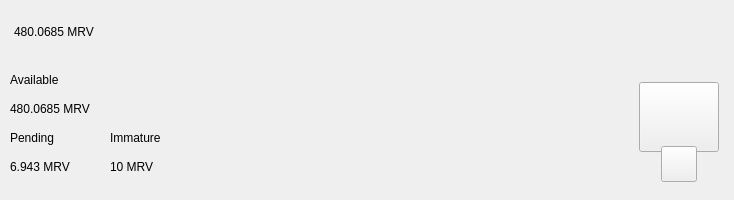
<?xml version="1.0" encoding="UTF-8"?>
<ui version="4.0">
 <class>TopBar</class>
 <widget class="QWidget" name="TopBar">
  <property name="geometry">
   <rect>
    <x>0</x>
    <y>0</y>
    <width>734</width>
    <height>200</height>
   </rect>
  </property>
  <property name="minimumSize">
   <size>
    <width>0</width>
    <height>200</height>
   </size>
  </property>
  <property name="maximumSize">
   <size>
    <width>16777215</width>
    <height>200</height>
   </size>
  </property>
  <property name="windowTitle">
   <string>Form</string>
  </property>
  <layout class="QVBoxLayout" name="verticalLayout_10" stretch="0">
   <property name="spacing">
    <number>0</number>
   </property>
   <property name="leftMargin">
    <number>0</number>
   </property>
   <property name="topMargin">
    <number>0</number>
   </property>
   <property name="rightMargin">
    <number>0</number>
   </property>
   <property name="bottomMargin">
    <number>0</number>
   </property>
   <item>
    <widget class="PFBorderImage" name="containerTop">
     <layout class="QVBoxLayout" name="verticalLayout_11">
      <property name="spacing">
       <number>0</number>
      </property>
      <property name="leftMargin">
       <number>0</number>
      </property>
      <property name="topMargin">
       <number>0</number>
      </property>
      <property name="rightMargin">
       <number>0</number>
      </property>
      <property name="bottomMargin">
       <number>0</number>
      </property>
      <item>
       <widget class="QWidget" name="top_container_2" native="true">
        <property name="minimumSize">
         <size>
          <width>0</width>
          <height>65</height>
         </size>
        </property>
        <layout class="QHBoxLayout" name="top_container">
         <property name="spacing">
          <number>0</number>
         </property>
         <property name="leftMargin">
          <number>14</number>
         </property>
         <property name="topMargin">
          <number>0</number>
         </property>
         <property name="rightMargin">
          <number>14</number>
         </property>
         <property name="bottomMargin">
          <number>0</number>
         </property>
         <item alignment="Qt::AlignVCenter">
          <widget class="QWidget" name="widgetTopAmount" native="true">
           <property name="sizePolicy">
            <sizepolicy hsizetype="Preferred" vsizetype="Maximum">
             <horstretch>0</horstretch>
             <verstretch>0</verstretch>
            </sizepolicy>
           </property>
           <layout class="QHBoxLayout" name="horizontalLayout_5">
            <property name="spacing">
             <number>0</number>
            </property>
            <property name="leftMargin">
             <number>0</number>
            </property>
            <property name="topMargin">
             <number>0</number>
            </property>
            <property name="rightMargin">
             <number>0</number>
            </property>
            <property name="bottomMargin">
             <number>0</number>
            </property>
            <item alignment="Qt::AlignTop">
             <widget class="QLabel" name="labelAmountTopMrv">
              <property name="minimumSize">
               <size>
                <width>0</width>
                <height>36</height>
               </size>
              </property>
              <property name="styleSheet">
               <string notr="true">padding:0px;margin:0px;</string>
              </property>
              <property name="text">
               <string notr="true">480.0685 MRV</string>
              </property>
             </widget>
            </item>
           </layout>
          </widget>
         </item>
         <item>
          <spacer name="horizontalSpacer">
           <property name="orientation">
            <enum>Qt::Horizontal</enum>
           </property>
           <property name="sizeHint" stdset="0">
            <size>
             <width>40</width>
             <height>20</height>
            </size>
           </property>
          </spacer>
         </item>
         <item>
          <layout class="QHBoxLayout" name="horizontalLayout_4">
           <property name="spacing">
            <number>12</number>
           </property>
           <property name="rightMargin">
            <number>0</number>
           </property>
           <item alignment="Qt::AlignRight">
            <widget class="QWidget" name="layoutSync" native="true">
             <property name="minimumSize">
              <size>
               <width>0</width>
               <height>36</height>
              </size>
             </property>
             <property name="maximumSize">
              <size>
               <width>16777215</width>
               <height>36</height>
              </size>
             </property>
             <layout class="QVBoxLayout" name="verticalLayout_9">
              <property name="leftMargin">
               <number>0</number>
              </property>
              <property name="topMargin">
               <number>0</number>
              </property>
              <property name="rightMargin">
               <number>0</number>
              </property>
              <property name="bottomMargin">
               <number>0</number>
              </property>
              <item>
               <widget class="ExpandableButton" name="pushButtonSync" native="true">
                <property name="minimumSize">
                 <size>
                  <width>36</width>
                  <height>36</height>
                 </size>
                </property>
                <property name="maximumSize">
                 <size>
                  <width>16777215</width>
                  <height>36</height>
                 </size>
                </property>
               </widget>
              </item>
             </layout>
            </widget>
           </item>
           <item>
            <widget class="ExpandableButton" name="pushButtonHDUpgrade" native="true">
             <property name="minimumSize">
              <size>
               <width>36</width>
               <height>36</height>
              </size>
             </property>
            </widget>
           </item>
           <item>
            <widget class="ExpandableButton" name="pushButtonStack" native="true">
             <property name="minimumSize">
              <size>
               <width>36</width>
               <height>36</height>
              </size>
             </property>
            </widget>
           </item>
           <item>
            <widget class="ExpandableButton" name="pushButtonColdStaking" native="true">
             <property name="minimumSize">
              <size>
               <width>36</width>
               <height>36</height>
              </size>
             </property>
            </widget>
           </item>
           <item>
            <widget class="ExpandableButton" name="pushButtonConnection" native="true">
             <property name="minimumSize">
              <size>
               <width>36</width>
               <height>36</height>
              </size>
             </property>
            </widget>
           </item>
           <item>
            <widget class="ExpandableButton" name="pushButtonTor" native="true">
             <property name="minimumSize">
              <size>
               <width>36</width>
               <height>36</height>
              </size>
             </property>
            </widget>
           </item>
           <item>
            <widget class="ExpandableButton" name="pushButtonLock" native="true">
             <property name="sizePolicy">
              <sizepolicy hsizetype="Expanding" vsizetype="Expanding">
               <horstretch>0</horstretch>
               <verstretch>0</verstretch>
              </sizepolicy>
             </property>
             <property name="minimumSize">
              <size>
               <width>36</width>
               <height>0</height>
              </size>
             </property>
            </widget>
           </item>
           <item>
            <widget class="ExpandableButton" name="pushButtonTheme" native="true">
             <property name="minimumSize">
              <size>
               <width>36</width>
               <height>36</height>
              </size>
             </property>
             <property name="maximumSize">
              <size>
               <width>16777215</width>
               <height>36</height>
              </size>
             </property>
            </widget>
           </item>
           <item>
            <widget class="ExpandableButton" name="pushButtonFAQ" native="true">
             <property name="minimumSize">
              <size>
               <width>36</width>
               <height>36</height>
              </size>
             </property>
            </widget>
           </item>
          </layout>
         </item>
        </layout>
       </widget>
      </item>
      <item>
       <widget class="QWidget" name="bottom_container" native="true">
        <property name="minimumSize">
         <size>
          <width>0</width>
          <height>135</height>
         </size>
        </property>
        <layout class="QHBoxLayout" name="botton_container">
         <property name="leftMargin">
          <number>10</number>
         </property>
         <property name="topMargin">
          <number>0</number>
         </property>
         <property name="rightMargin">
          <number>10</number>
         </property>
         <property name="bottomMargin">
          <number>10</number>
         </property>
         <item>
          <layout class="QHBoxLayout" name="horizontalLayout_3">
           <property name="bottomMargin">
            <number>9</number>
           </property>
           <item>
            <layout class="QVBoxLayout" name="verticalLayout_7">
             <property name="spacing">
              <number>0</number>
             </property>
             <property name="leftMargin">
              <number>0</number>
             </property>
             <property name="rightMargin">
              <number>30</number>
             </property>
             <item>
              <layout class="QVBoxLayout" name="verticalLayout_2">
               <item>
                <widget class="QLabel" name="labelTitle1">
                 <property name="text">
                  <string>Available</string>
                 </property>
                </widget>
               </item>
               <item>
                <widget class="QLabel" name="labelAmountMrv">
                 <property name="text">
                  <string notr="true">480.0685 MRV</string>
                 </property>
                </widget>
               </item>
              </layout>
             </item>
             <item>
              <layout class="QHBoxLayout" name="horizontalLayout_2">
               <property name="spacing">
                <number>0</number>
               </property>
               <item>
                <layout class="QVBoxLayout" name="verticalLayout_3">
                 <item>
                  <widget class="QLabel" name="labelTitle3">
                   <property name="text">
                    <string>Pending</string>
                   </property>
                  </widget>
                 </item>
                 <item>
                  <widget class="QLabel" name="labelPendingMrv">
                   <property name="text">
                    <string notr="true">6.943 MRV</string>
                   </property>
                  </widget>
                 </item>
                </layout>
               </item>
               <item>
                <spacer name="horizontalSpacer_3">
                 <property name="orientation">
                  <enum>Qt::Horizontal</enum>
                 </property>
                 <property name="sizeType">
                  <enum>QSizePolicy::Fixed</enum>
                 </property>
                 <property name="sizeHint" stdset="0">
                  <size>
                   <width>40</width>
                   <height>20</height>
                  </size>
                 </property>
                </spacer>
               </item>
               <item>
                <layout class="QVBoxLayout" name="verticalLayout_4">
                 <item>
                  <widget class="QLabel" name="labelTitle4">
                   <property name="text">
                    <string>Immature</string>
                   </property>
                  </widget>
                 </item>
                 <item>
                  <widget class="QLabel" name="labelImmatureMrv">
                   <property name="text">
                    <string notr="true">10 MRV</string>
                   </property>
                  </widget>
                 </item>
                </layout>
               </item>
              </layout>
             </item>
            </layout>
           </item>
          </layout>
         </item>
         <item>
          <spacer name="horizontalSpacer_2">
           <property name="orientation">
            <enum>Qt::Horizontal</enum>
           </property>
           <property name="sizeHint" stdset="0">
            <size>
             <width>40</width>
             <height>20</height>
            </size>
           </property>
          </spacer>
         </item>
         <item alignment="Qt::AlignHCenter|Qt::AlignVCenter">
          <widget class="QWidget" name="qrContainer" native="true">
           <property name="sizePolicy">
            <sizepolicy hsizetype="Preferred" vsizetype="Minimum">
             <horstretch>0</horstretch>
             <verstretch>0</verstretch>
            </sizepolicy>
           </property>
           <property name="minimumSize">
            <size>
             <width>90</width>
             <height>110</height>
            </size>
           </property>
           <property name="maximumSize">
            <size>
             <width>90</width>
             <height>110</height>
            </size>
           </property>
           <layout class="QVBoxLayout" name="containerQR">
            <property name="spacing">
             <number>0</number>
            </property>
            <property name="leftMargin">
             <number>5</number>
            </property>
            <property name="topMargin">
             <number>10</number>
            </property>
            <property name="rightMargin">
             <number>5</number>
            </property>
            <property name="bottomMargin">
             <number>0</number>
            </property>
            <item>
             <widget class="QPushButton" name="btnQr">
              <property name="minimumSize">
               <size>
                <width>70</width>
                <height>70</height>
               </size>
              </property>
              <property name="maximumSize">
               <size>
                <width>16777215</width>
                <height>70</height>
               </size>
              </property>
              <property name="focusPolicy">
               <enum>Qt::NoFocus</enum>
              </property>
              <property name="text">
               <string/>
              </property>
              <property name="iconSize">
               <size>
                <width>70</width>
                <height>70</height>
               </size>
              </property>
             </widget>
            </item>
            <item>
             <spacer name="verticalSpacer">
              <property name="orientation">
               <enum>Qt::Vertical</enum>
              </property>
              <property name="sizeType">
               <enum>QSizePolicy::Fixed</enum>
              </property>
              <property name="sizeHint" stdset="0">
               <size>
                <width>20</width>
                <height>20</height>
               </size>
              </property>
             </spacer>
            </item>
            <item alignment="Qt::AlignHCenter|Qt::AlignBottom">
             <widget class="QPushButton" name="pushButtonQR">
              <property name="minimumSize">
               <size>
                <width>36</width>
                <height>36</height>
               </size>
              </property>
              <property name="maximumSize">
               <size>
                <width>36</width>
                <height>36</height>
               </size>
              </property>
              <property name="focusPolicy">
               <enum>Qt::NoFocus</enum>
              </property>
              <property name="text">
               <string/>
              </property>
             </widget>
            </item>
           </layout>
          </widget>
         </item>
        </layout>
       </widget>
      </item>
     </layout>
    </widget>
   </item>
  </layout>
 </widget>
 <customwidgets>
  <customwidget>
   <class>ExpandableButton</class>
   <extends>QWidget</extends>
   <header>qt/mrv_coin/expandablebutton.h</header>
   <container>1</container>
  </customwidget>
  <customwidget>
   <class>PFBorderImage</class>
   <extends>QFrame</extends>
   <header>qt/mrv_coin/pfborderimage.h</header>
   <container>1</container>
  </customwidget>
 </customwidgets>
 <resources/>
 <connections/>
</ui>
